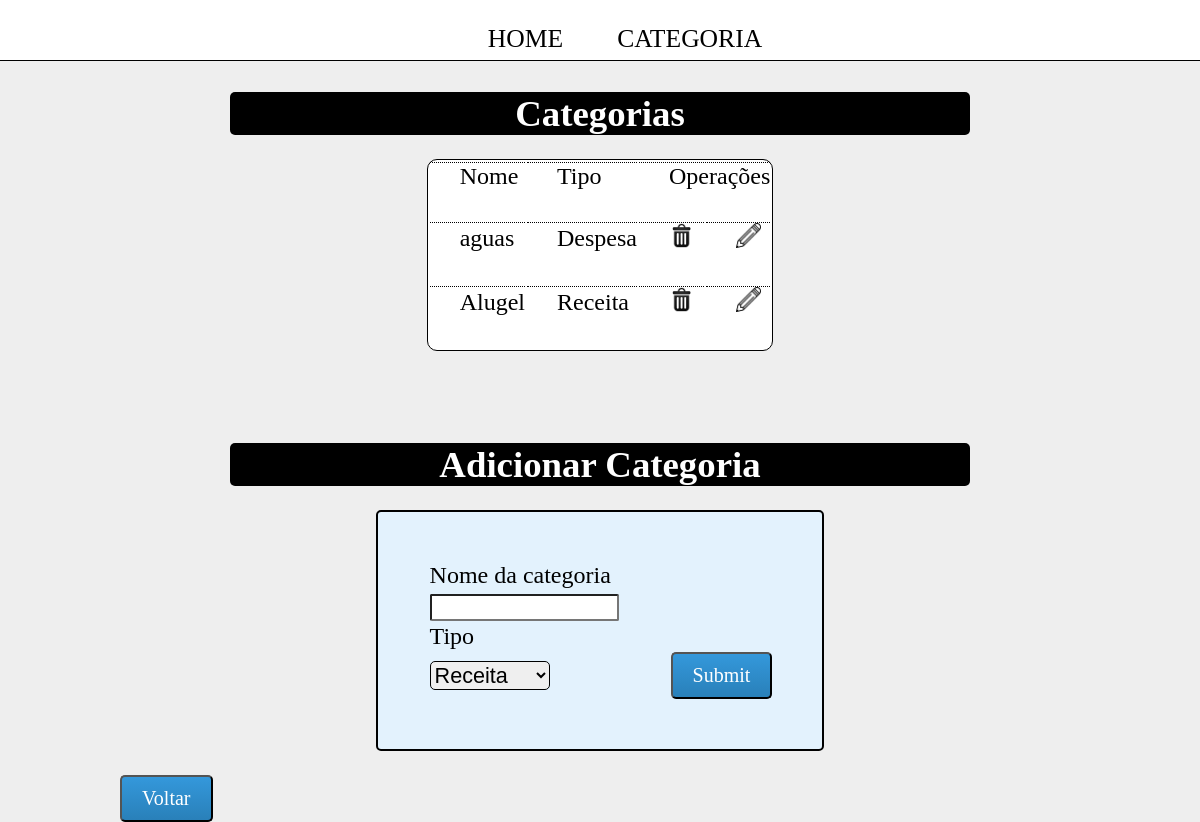
/pags/categorias.php?concluido=foi, run on the app's committed database.
### tables this page shows
CREATE TABLE `tb_categoria` (
  `id_cat` int(5) NOT NULL,
  `descricao` varchar(30) NOT NULL,
  `tipo` char(1) NOT NULL
);

### pags/categorias.php (the view, shortened to what this page needs)
<?php
	include "../funcoes/conexao.php";
	$sql = "SELECT * FROM tb_categoria";
	$listar = $conn -> prepare($sql);
	$listar -> execute();
?>
<!DOCTYPE html>
<html>
	<head>
		<link rel="stylesheet" href="../estilo.css">
	</head>
	<body>
		<header class="header">
			<nav class="navBar">
				<ul class="ulB">
					<li class="liB"><a href="../index.php">HOME</a></li>
					<li class="liB"><a href="#">CATEGORIA</a></li>
				</ul>
			</nav>
		</header>
		<div id="container">
		<h1 class="titulo esp">Categorias</h1>
			<table class="tabGerencia">
					<tr>
						<td>Nome</td>
						<td>Tipo</td>
						<td colspan=2>Operações</td>
					</tr>
					<?php
						foreach($listar as $mostrar){
							$id   = $mostrar['id_cat'];
							$tipo = $mostrar['tipo'];
							$nome = $mostrar['descricao'];
							$excluir   = "<a href='../funcoes/excluirCat.php?id=$id&descricao=$nome'><img src='../img/lixeira.png' height='25px' widht='25px'></a>";
							$edit      = "<a href='editCat.php?id=$id'><img src='../img/edit.png' height='25px' widht='25px'></a>";
							if($tipo == "R"){
								$tipo      = "Receita";
								$tipoclass = "Receita";
							}else if($tipo == "D"){
								$tipo      = "Despesa";
								$tipoclass = "Despesa";
							}else if($tipo == "A"){
								$tipo      = "Ambos";
								$tipoclass = "Ambos";
							}
							echo "
								<tr>
									<td class='$tipoclass'>$nome</td>
									<td class='$tipoclass'>$tipo</td>
									<td>$excluir</td>
									<td>$edit</td>
								</tr>";
						}
					?>
			</table>
			<h1 class="titulo esp">Adicionar Categoria</h1>
			<form action="../funcoes/categoria.php" method="POST">
				<table class="cat">
					<tr>
						<td>Nome da categoria</td>
					</tr>
					<tr>
						<td><input type="text" name="nome_cat" required></td>
					</tr>
					<tr>
						<td>Tipo</td>
					</tr>
					<tr>
						<td>
							<select name="tipo" class="selecionar" required>
								<option value="R">Receita</option>
							</select>
						</td>
							<td><input class="btn" type="submit" name="Enviar"></td>
					</tr>
				</table>
			</form>
			<a href="../index.php"><input class="btn" type="button" value="Voltar"></a>
		</div>
	</body>
</html>

### estilo.css (style rules this page uses)
* { margin: 0; padding: 0; }
html { font-size:16px; }
body { background-color:#eee; }
#container { width:80%; margin-top:2%; margin-left:10%; }
.navBar { margin-top:1.5em; }
.ulB { text-align: center; }
.liB { padding-left: 50px; display: inline; }
.liB a { text-decoration: none; color: #000; font-size: 1.6em; display: inline-block; }
.header { width: 100%; position: fixed; top: 0; height: 60px; border: none; background-color: #FFF; border-bottom:1px solid black; }
.titulo { background-color:#000; color:#FFF; border-radius:5px; margin-right:3em; margin-left:3em; font-size:2.3em; text-align:center; }
.esp { margin-top:2.5em; }
input { padding:4px; border-radius:2px; }
.tabGerencia { margin:1em auto; font-size:1.5rem; background-color:#FFF; border: 1px solid black; border-radius:10px; }
.tabGerencia tr td { padding-left:30px; padding-bottom:30px; border-top: 1px dotted black; }
.cat { background-color:#e3f2fd; border:2px solid black; border-radius:5px; margin:1em auto; padding:2em; font-size:1.5em; padding-left:0; }
.cat tr td { padding-left:50px; }
.btn { background: #3498db; background-image: -webkit-linear-gradient(top, #3498db, #2980b9); background-image: -moz-linear-gradient(top, #3498db, #2980b9); background-image: -ms-linear-gradient(top, #3498db, #2980b9); background-image: -o-linear-gradient(top, #3498db, #2980b9); background-image: linear-gradient(to bottom, #3498db, #2980b9); -webkit-border-radius: 5; -moz-border-radius: 5; border-radius: 5px; font-family: Georgia; color: #ffffff; font-size: 20px; padding: 10px 20px 10px 20px; text-decoration: none; }
.selecionar { border: 1px solid #000; width: 120px; border-radius: 5px; font-size:0.9em; }

### data on the page
tb_categoria: descricao "aguas", tipo "Despesa"
tb_categoria: descricao "Alugel", tipo "Receita"
